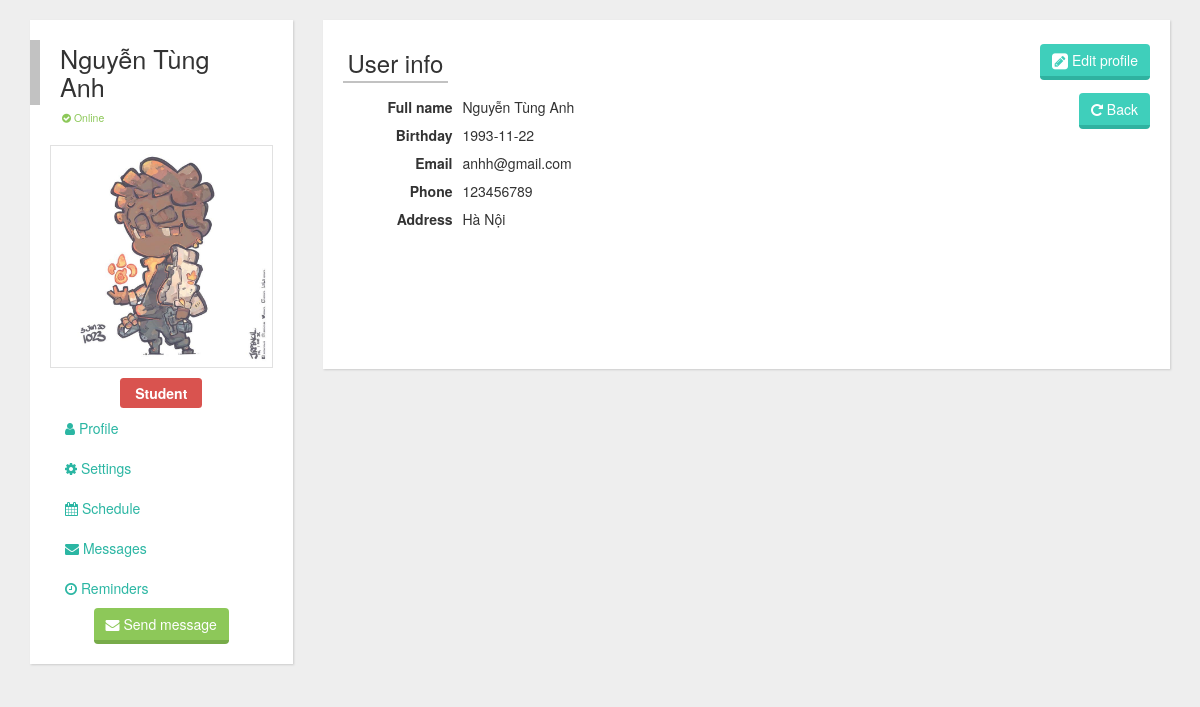
The app's page /InsideSite/student_profile.php (signed in) with its own data.
### tables this page shows
CREATE TABLE `students` (
  `id` bigint(20) NOT NULL,
  `code` varchar(25) NOT NULL,
  `password` varchar(255) NOT NULL,
  `name` varchar(255) NOT NULL,
  `birthday` date NOT NULL,
  `gender` int(11) NOT NULL,
  `address` varchar(255) NOT NULL,
  `email` varchar(255) NOT NULL,
  `phone` varchar(20) NOT NULL,
  `image_url` varchar(255) DEFAULT NULL,
  `created_by` bigint(20) DEFAULT NULL,
  `created_at` timestamp NOT NULL DEFAULT CURRENT_TIMESTAMP ON UPDATE CURRENT_TIMESTAMP,
  `updated_by` bigint(20) DEFAULT NULL,
  `updated_at` timestamp NOT NULL DEFAULT '0000-00-00 00:00:00',
  `deleted_by` bigint(20) DEFAULT NULL,
  `deleted_at` timestamp NOT NULL DEFAULT '0000-00-00 00:00:00'
);

### InsideSite/student_profile.php (the view, shortened to what this page needs)
<?php
    require_once "progress/dbConnect.php";
    $sql = "select * from students where id like '".$_SESSION['id']."'";
    $stmt = $conn->prepare($sql);
    $stmt->execute();
    $row=$stmt->fetch(PDO::FETCH_ASSOC);
    $name = $row['name'];
    $birthday = $row['birthday'];
    $email = $row['email'];
    $phone = $row['phone'];
    $address = $row['address'];
?>
<!DOCTYPE html>
<html lang="en">
<head>
    <link href="http://netdna.bootstrapcdn.com/bootstrap/3.3.7/css/bootstrap.min.css" rel="stylesheet">
    <link rel="stylesheet" href="css/style_profile.css">
</head>
<body>
<link href="https://maxcdn.bootstrapcdn.com/font-awesome/4.3.0/css/font-awesome.min.css" rel="stylesheet">
<div class="container bootstrap snippets bootdeys">
    <div class="row" id="user-profile">
        <div class="col-lg-3 col-md-4 col-sm-4">
            <div class="main-box clearfix">
                <h2><?php print($name);?> </h2>
                <div class="profile-status">
                    <i class="fa fa-check-circle"></i> Online
                </div>
                <img src="img/phoenix.jpg" alt="" class="profile-img img-responsive center-block">
                <div class="profile-label">
                    <span class="label label-danger">Student</span>
                </div>
                <nav class="side-menu">
        				<ul class="nav">
        					<li class="active"><a href="student_profile.php"><span class="fa fa-user"></span> Profile</a></li>
        					<li><a href="#"><span class="fa fa-cog"></span> Settings</a></li>
        					<li><a href="#"><span class="fa fa-calendar"></span> Schedule</a></li>
        					<li><a href="#"><span class="fa fa-envelope"></span> Messages</a></li>
        					<li><a href="#"><span class="fa fa-clock-o"></span> Reminders</a></li>
        				</ul>
        			</nav>
                <div class="profile-message-btn center-block text-center">
                    <a href="#" class="btn btn-success">
                        <i class="fa fa-envelope"></i> Send message
                    </a>
                </div>
            </div>
        </div>
        <div class="col-lg-9 col-md-8 col-sm-8">
            <div class="main-box clearfix">
                <div class="profile-header">
                    <h3><span>User info</span></h3>
                        <tr>
                            <a href="edit_profile.php" class="btn btn-primary edit-profile">
                            <i class="fa fa-pencil-square fa-lg"></i> Edit profile
                            </a>
                        </tr>
                        <tr>
                            <a href="index.php" class="btn btn-primary pull-right back">
                            <i class="fa fa-repeat "></i> Back
                            </a>
                        </tr>
                </div>
                <div class="row profile-user-info">
                    <div class="col-sm-8">
                        <div class="profile-user-details clearfix">
                            <div class="profile-user-details-label">
                                Full name
                            </div>
                            <div class="profile-user-details-value">
                                <?php print($name);?>
                            </div>
                        </div>
                        <div class="profile-user-details clearfix">
                            <div class="profile-user-details-label">
                                Birthday
                            </div>
                            <div class="profile-user-details-value">
                                <?php print($birthday);?>
                            </div>
                        </div>
                        <div class="profile-user-details clearfix">
                            <div class="profile-user-details-label">
                                Email
                            </div>
                            <div class="profile-user-details-value">
                                <?php print($email);?>
                            </div>
                        </div>
                        <div class="profile-user-details clearfix">
                            <div class="profile-user-details-label">
                                Phone
                            </div>
                            <div class="profile-user-details-value">
                                <?php print($phone);?>
                            </div>
                        </div>
                        <div class="profile-user-details clearfix">
                            <div class="profile-user-details-label">
                                Address
                            </div>
                            <div class="profile-user-details-value">
                                <?php print($address);?>
                            </div>
                        </div>
                    </div>
                <div class="tabs-wrapper profile-tabs">
                            </div>
                        </div>
                    </div>
                </div>
            </div>
        </div>
</body>
</html>

### InsideSite/css/style_profile.css (style rules this page uses)
body { margin-top:20px; background:#eee; }
h2 { clear: both; font-size: 1.8em; margin-bottom: 10px; padding: 10px 0 10px 30px; }
h3 > span { border-bottom: 2px solid #C2C2C2; display: inline-block; padding: 0 5px 5px; }
#user-profile h2 { padding-right: 15px; }
#user-profile .profile-status { font-size: 0.75em; padding-left: 12px; margin-top: -10px; padding-bottom: 10px; color: #8dc859; }
#user-profile .profile-img { border: 1px solid #e1e1e1; padding: 4px; margin-top: 10px; margin-bottom: 10px; }
#user-profile .profile-label { text-align: center; padding: 5px 0; }
#user-profile .profile-label .label { padding: 5px 15px; font-size: 1em; }
#user-profile .profile-header { position: relative; }
#user-profile .profile-header > h3 { margin-top: 10px }
#user-profile .profile-header .edit-profile { margin-top: -6px; position: absolute; right: 0; top: 0; }
#user-profile .profile-tabs { margin-top: 30px; }
#user-profile .profile-user-info { padding-bottom: 20px; }
#user-profile .profile-user-info .profile-user-details { position: relative; padding: 4px 0; }
#user-profile .profile-user-info .profile-user-details .profile-user-details-label { width: 110px; float: left; bottom: 0; font-weight: bold; left: 0; position: absolute; text-align: right; top: 0; width: 110px; padding-top: 4px; }
#user-profile .profile-user-info .profile-user-details .profile-user-details-value { margin-left: 120px; }
.main-box { background: #FFFFFF; -webkit-box-shadow: 1px 1px 2px 0 #CCCCCC; -moz-box-shadow: 1px 1px 2px 0 #CCCCCC; -o-box-shadow: 1px 1px 2px 0 #CCCCCC; -ms-box-shadow: 1px 1px 2px 0 #CCCCCC; box-shadow: 1px 1px 2px 0 #CCCCCC; margin-bottom: 16px; padding: 20px; }
.main-box h2 { margin: 0 0 15px -20px; padding: 5px 0 5px 20px; border-left: 10px solid #c2c2c2; }
.btn { border: none; padding: 6px 12px; border-bottom: 4px solid; -webkit-transition: border-color 0.1s ease-in-out 0s, background-color 0.1s ease-in-out 0s; transition: border-color 0.1s ease-in-out 0s, background-color 0.1s ease-in-out 0s; outline: none; }
.btn-primary { background-color: #3fcfbb; border-color: #2fb2a0; }
.btn-success { background-color: #8dc859; border-color: #77ab49; }
a { color: #2bb6a3; outline: none !important; }

### records on screen
students: name "Nguyễn Tùng Anh", birthday "1993-11-22", email "anhh@gmail.com", phone "123456789", address "Hà Nội"
